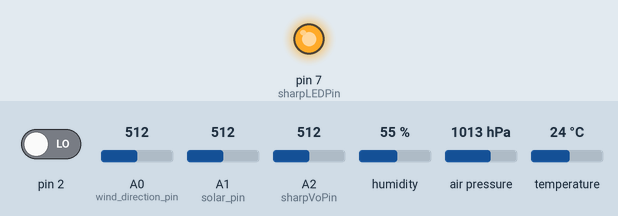
Recording of a sketch running on a simulated Arduino Uno, built with avr-gcc and run on an emulated ATmega328P. Parts: output pins drawn as LEDs (lit = HIGH). The test bench sets the inputs (shaded band); at power-on: pin 2 LOW, A0 (wind_direction_pin) = 512, A1 (solar_pin) = 512, A2 (sharpVoPin) = 512, humidity 55 %, air pressure 1013 hPa, temperature 24 °C. What the sketch prints to the serial monitor is not drawn.

Above: at 0.05 s.
Timing chart, 0 to 6.6 s (numbered marks = the images above):
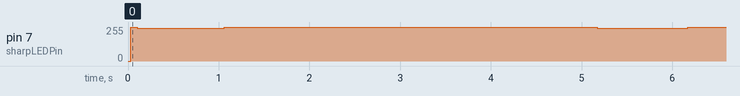

The sketch:

meteo_pianiga.ino
```cpp
#include <Wire.h>
#include <SPI.h>
#include <Adafruit_Sensor.h>
#include <Adafruit_BME280.h>
#include <SoftwareSerial.h>
#include <avr/wdt.h>

#define BT_TX_PIN 12
#define BT_RX_PIN 11
SoftwareSerial bt =  SoftwareSerial(BT_RX_PIN, BT_TX_PIN);

Adafruit_BME280 bme;

int wind_direction_pin = A0;

int solar_pin = A1;
float solar_k = 1.0;

const int sharpLEDPin = 7;
const int sharpVoPin = A2;
static float Voc = 0.6;
const float K = 0.5;

int wind_int_count;
long last_wind_int;

void setup() {
  Serial.begin(9600);

  pinMode(BT_RX_PIN, INPUT);
  pinMode(BT_TX_PIN, OUTPUT);
  bt.begin(9600);

  bme.begin();

  pinMode(sharpLEDPin, OUTPUT);

  wind_int_count = 0;
  last_wind_int = millis();
  attachInterrupt(digitalPinToInterrupt(2), wind_int, RISING);

  wdt_enable(WDTO_8S);
}

void loop() {

  float temperature = bme.readTemperature();
  float humidity = bme.readHumidity();
  float pressure = bme.readPressure() / 100.0F;
  Serial.println("Temp: "+(String)temperature+" degC Hum: "+(String)humidity+"% Press: "+(String)pressure);

  float wind_direction = get_wind_direction();
  Serial.println("Wind dir: "+(String)wind_direction+" deg");

  float solar_radiation = 0.0;
  for(int i=0; i<100; i++){
    solar_radiation = solar_radiation + analogRead(solar_pin)*(5.0/1024.0)*solar_k;
    }
  solar_radiation = solar_radiation/100.0;
  Serial.println("Solar radiation: "+(String)solar_radiation+" V");

  float dust_density = get_dust_density();
  Serial.println("Dust density: "+(String)dust_density+" mg/m^3");

  float wind_speed = wind_int_count*(2.4/5.0);
  wind_int_count = 0;
  Serial.println("Wind speed: "+(String)wind_speed+" km/h");

  bt.println((String)temperature+";"+(String)humidity+";"+(String)pressure+";"+(String)wind_direction+";"+(String)solar_radiation+";"+(String)dust_density+";"+(String)wind_speed);

  delay(4000);

  wdt_reset();
}

float get_wind_direction(){
  float wind_direction_volt = analogRead(wind_direction_pin)*(5.0/1024.0);
  float direction_volt [16] = {3.84,1.98,2.25,0.41,0.45,0.32,0.90,0.62,1.40,1.19,3.08,2.93,4.62,4.04,4.33,3.43};
  for(int i=0; i<16; i++){
    direction_volt[i] = abs(direction_volt[i] - wind_direction_volt);
    }
  float min_direction_volt = direction_volt[0];
  int min_index = 0;
  for(int i=1; i<16; i++){
    if( direction_volt[i] < min_direction_volt){
        min_direction_volt = direction_volt[i];
        min_index = i;
      }
    }
  return min_index * 22.5;
}

float get_dust_density(){
  long VoRaw = 0;
  for(int i=0; i<100; i++){
    digitalWrite(sharpLEDPin, LOW);
    delayMicroseconds(280);
    VoRaw = VoRaw + analogRead(sharpVoPin);
    digitalWrite(sharpLEDPin, HIGH);
    delayMicroseconds(9620);
  }
  float Vo = VoRaw/100.0;
  Vo = Vo / 1024.0 * 5.0;
  float dV = Vo - Voc;
  if ( dV < 0 ) {
    dV = 0;
    Voc = Vo;
  }
  float dustDensity = dV / K * 100.0;
  return dustDensity;
}

void wind_int(){
  if( (millis()-last_wind_int)>=30 ){ //max speed 80 km/h
    wind_int_count++;
    last_wind_int = millis();
  }
}
```

Measured:
- by itself, pin 7 (sharpLEDPin): repeats every 5.1 s: 245/255 0.96 s, 255/255 4.1 s
